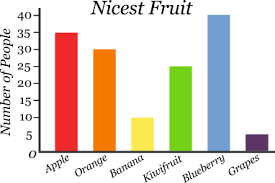
#> input picture data_test/bar_img_failed/real_bar_0.png, 275 x 183 px, found by its file name
$ jupyter execute axis_extr.ipynb   (shell and % lines are left out)
#> lines starting #> are read from the running program, lines starting #| are printed output that depends on the picture; after the words box and inside, x2 and y2 are one past the last pixel; in counts of white or black regions, pixels touching at a corner belong together; long printed decimals are rounded
[cell 1]
import numpy as np
import matplotlib.pyplot as plt
import matplotlib.cm as c_map

from skimage import io as skimgIO
from skimage.filters import (sobel, threshold_otsu)
from skimage.transform import (hough_line, hough_line_peaks,
                               probabilistic_hough_line, resize, rotate,
                               hough_circle, hough_circle_peaks)
from skimage.exposure import histogram
from skimage.feature import canny, corner_harris, corner_peaks, corner_subpix, hog
from skimage.color import (rgb2gray, label2rgb)
from skimage.measure import (label, regionprops)

[cell 2]
img_path = 'data_test/web_collected_test/real_bar/image/real_bar_0.png'
img_ori = skimgIO.imread(img_path)   #<class 'imageio.core.util.Array'>
#> img_ori is the input picture: shape (183, 275, 3); mean R, G, B 228.1, 217.8, 206.3
#plt.imshow(img_ori)
type(img_ori.dtype)

[cell 3]
img_gray = rgb2gray(img_ori)   #<class 'numpy.ndarray'>
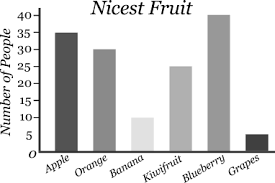
#> img_gray: shape (183, 275) float64; min 0, max 1, mean 0.859
print(type(img_gray), img_gray.dtype)
#| <class 'numpy.ndarray'> float64
plt.imshow(img_gray, cmap=c_map.gray)

[cell 4]
edge_sobel = sobel(img_gray)   # 滤波 边缘检测算子
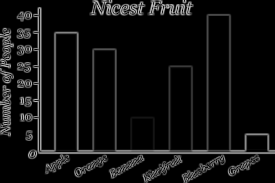
#> edge_sobel: shape (183, 275) float64; min 0, max 0.756, mean 0.063
print(type(edge_sobel), edge_sobel.dtype)
#| <class 'numpy.ndarray'> float64
plt.imshow(edge_sobel, cmap=c_map.gray)

[cell 5]
# 二值化
thresh = threshold_otsu(edge_sobel)
#> thresh = 0.202
print(thresh)
#| 0.2024
edge_binary = edge_sobel > thresh/3
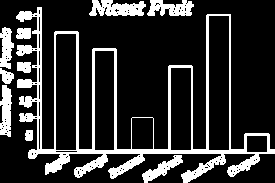
#> edge_binary: shape (183, 275) bool; 19.2% white; 10 white regions, largest, box (x1, y1, x2, y2) and area: (16, 7, 275, 183) 6742, (89, 0, 146, 16) 648, (147, 0, 194, 16) 502
print(edge_binary.dtype)
#| bool
plt.imshow(edge_binary, cmap=c_map.gray)

[cell 6]
PI = 3.1415926
# 基于概率的霍夫线性变换
l_size_rate = 0.52  #检测直线长度阈值比率：只检测(线长/图像尺寸)比例大于l_size_rate的直线
horizontal_lines = probabilistic_hough_line(edge_binary, threshold=int(edge_binary.shape[1]*l_size_rate),
                    line_length=int(edge_binary.shape[1]*l_size_rate),line_gap=3,
                    theta=np.asarray([PI/2]))
#> horizontal_lines = [((28, 152), (274, 152)), ((29, 150), (246, 150)), ((28, 153), (274, 153)), ((77, 151), (246, 151))]
vertical_lines = probabilistic_hough_line(edge_binary, threshold=int(edge_binary.shape[0]*l_size_rate),
                    line_length= int(edge_binary.shape[0]*l_size_rate),line_gap=3,
                    theta=np.asarray([0.0]))
#> vertical_lines = 23 items

horizontal_lines.sort(key = lambda line: line[0][1])
vertical_lines.sort(key = lambda line: line[0][0])
# remove repetition
thresh = 7
horizontal_lines_temp = horizontal_lines.copy()
#> horizontal_lines_temp = [((29, 150), (246, 150)), ((77, 151), (246, 151)), ((28, 152), (274, 152)), ((28, 153), (274, 153))]
for index in range(len(horizontal_lines)-1):
    cur_line = horizontal_lines[index]
    if cur_line not in horizontal_lines_temp:  # 避免之前的remove(next_line)操作造成的错误（避免二次剔除）
        continue

    next_line = horizontal_lines[index+1]
    if abs(cur_line[0][1]-next_line[0][1]) < thresh:
        if abs(cur_line[0][0]-cur_line[1][0]) > abs(next_line[0][0]-next_line[1][0]):
            horizontal_lines_temp.remove(next_line)
        else:
            horizontal_lines_temp.remove(cur_line)
#> this loop made 3 passes
#> (cur_line, next_line) on passes 1, 3: (((29, 150), (246, 150)), ((77, 151), (246, 151))), (((28, 152), (274, 152)), ((28, 153), (274, 153)))
#> after the loop, horizontal_lines_temp = [((29, 150), (246, 150)), ((28, 153), (274, 153))]

horizontal_lines = horizontal_lines_temp
#> horizontal_lines = [((29, 150), (246, 150)), ((28, 153), (274, 153))]

vertical_lines_temp  = vertical_lines.copy()
#> vertical_lines_temp = 23 items
for index in range(len(vertical_lines)-1):
    cur_line = vertical_lines[index]
    if cur_line not in vertical_lines_temp:
        continue

    next_line = vertical_lines[index+1]
    if abs(cur_line[0][0] - next_line[0][0]) < thresh:
        if abs(cur_line[0][1]-cur_line[1][1]) > abs(next_line[0][1]-next_line[1][1]):
            vertical_lines_temp.remove(next_line)
        else:
            vertical_lines_temp.remove(cur_line)
#> this loop made 22 passes
#> (cur_line, next_line) on passes 1, 2, 4, 6, 7, 8, 9, 10: (((3, 134), (3, 28)), ((4, 134), (4, 27))), (((4, 134), (4, 27)), ((6, 134), (6, 28))), (((37, 154), (37, 7)), ((38, 153), (38, 7))), (((40, 153), (40, 7)), ((41, 153), (41, 7))), (((41, 153), (41, 7)), ((54, 153), (54, 32))), (((54, 153), (54, 32)), ((55, 153), (55, 31))), (((55, 153), (55, 31)), ((76, 153), (76, 31))), (((76, 153), (76, 31)), ((77, 153), (77, 31)))
#> after the loop, vertical_lines_temp = [((4, 134), (4, 27)), ((37, 154), (37, 7)), ((41, 153), (41, 7)), ((55, 153), (55, 31)), ((77, 153), (77, 31)), ((94, 153), (94, 48)), ((115, 153), (115, 48)), ((208, 153), (208, 14)), ((230, 153), (230, 14))]

vertical_lines = vertical_lines_temp
#> vertical_lines has the same summary as vertical_lines_temp

#####

#### analyse result ####
print(len(vertical_lines),'vertical_lines detected')
#| 9 vertical_lines detected
print(vertical_lines)
#| [((4, 134), (4, 27)), ((37, 154), (37, 7)), ((41, 153), (41, 7)), ((55, 153), (55, 31)), ((77, 153), (77, 31)), ((94, 153), (94, 48)), ((115, 153), (115, 48)), ((208, 153), (208, 14)), ((230, 153), (230, 14))]
print(len(horizontal_lines),'horizontal_lines detected')
#| 2 horizontal_lines detected
print(horizontal_lines)
#| [((29, 150), (246, 150)), ((28, 153), (274, 153))]

fig, axes = plt.subplots(1, 2, sharey=True, figsize=(20, 20))
ax = axes.ravel()   # flatten axes object

#ax[0].imshow(img_gray, cmap=c_map.gray)
ax[0].imshow(edge_binary, cmap=c_map.gray)


for line in vertical_lines + horizontal_lines:
    p0, p1 = line
    ax[1].plot((p0[0], p1[0]), (p0[1], p1[1]))
#> this loop made 11 passes
#> (p0, p1) on passes 1 to 8: ((4, 134), (4, 27)), ((37, 154), (37, 7)), ((41, 153), (41, 7)), ((55, 153), (55, 31)), ((77, 153), (77, 31)), ((94, 153), (94, 48)), ((115, 153), (115, 48)), ((208, 153), (208, 14))

#ax[1].imshow(np.zeros_like(edge_binary), cmap = c_map.gray)
ax[1].imshow(edge_binary, cmap = c_map.gray)

ax[1].set_title('Probabilistic Hough line')
#plt.close(fig)
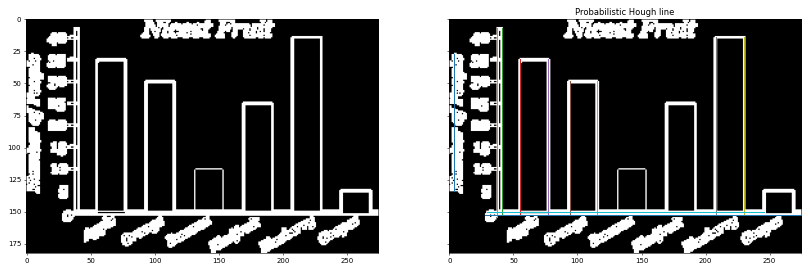
#> figure drawn by matplotlib, 2 panels

[cell 7]

#### line filter  ####
# first, filter the lines near by image boundaries and the lines crossing the whole image
high,width = edge_binary.shape
Off_bounding = 0.03    #距离图像边缘的距离阈值
Length_rate = 0.01
vertical_lines_filted1 = list(filter(lambda line: line[0][0] > Off_bounding*width
                                     and line[0][0] < width*(1-Off_bounding)
                                     and abs(line[0][1]-line[1][1])<=high*(1-Length_rate), vertical_lines))
#> vertical_lines_filted1 = [((37, 154), (37, 7)), ((41, 153), (41, 7)), ((55, 153), (55, 31)), ((77, 153), (77, 31)), ((94, 153), (94, 48)), ((115, 153), (115, 48)), ((208, 153), (208, 14)), ((230, 153), (230, 14))]

horizontal_lines_filted1 = list(filter(lambda line: line[0][1] > Off_bounding*high
                                       and line[0][1] < high*(1-Off_bounding)
                                       and abs(line[0][0]-line[1][0])<=width*(1-Length_rate),horizontal_lines))
#> horizontal_lines_filted1 = [((29, 150), (246, 150)), ((28, 153), (274, 153))]

fig, axes = plt.subplots(1, 2, sharey=True, figsize=(20, 20))
ax = axes.ravel()   # flatten axes object

ax[0].imshow(img_gray, cmap=c_map.gray)

for line in horizontal_lines_filted1 + vertical_lines_filted1:
    p0, p1 = line
    ax[1].plot((p0[0], p1[0]), (p0[1], p1[1]))
#> this loop made 10 passes
ax[1].imshow(np.zeros_like(edge_binary), cmap = c_map.gray)
ax[1].set_title('lines filter the lines near image boundaries')

print(high, width)
#| 183 275
print('after filter the lines near image boundaries')
print(len(vertical_lines_filted1),'vertical_lines')
#| 8 vertical_lines
print(vertical_lines_filted1)
#| [((37, 154), (37, 7)), ((41, 153), (41, 7)), ((55, 153), (55, 31)), ((77, 153), (77, 31)), ((94, 153), (94, 48)), ((115, 153), (115, 48)), ((208, 153), (208, 14)), ((230, 153), (230, 14))]
print(len(horizontal_lines_filted1), 'horizontal_lines')
#| 2 horizontal_lines
print(horizontal_lines_filted1)
#| [((29, 150), (246, 150)), ((28, 153), (274, 153))]
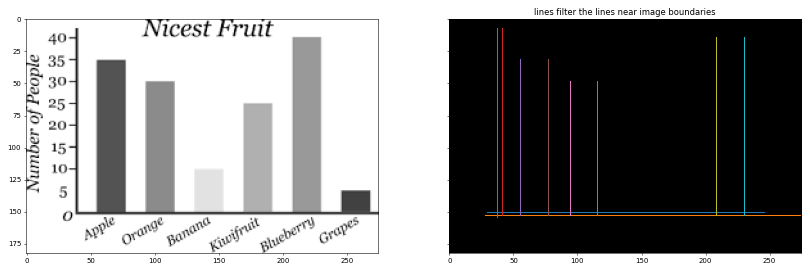
#> figure drawn by matplotlib, 2 panels

[cell 8]
# second, filter the shorter lines ,remanding the longer horizontal_lines and vertical_lines
vertical_lines_filted1_length = list(map(lambda line: abs(line[0][1]-line[1][1]), vertical_lines_filted1))
#> vertical_lines_filted1_length = [147, 146, 122, 122, 105, 105, 139, 139]
horizontal_lines_filted1_length = list(map(lambda line: abs(line[0][0]-line[1][0]), horizontal_lines_filted1))
#> horizontal_lines_filted1_length = [217, 246]

l_rate = 0.9
if len(vertical_lines_filted1) >= 2:
    vertical_lines_longest = max(vertical_lines_filted1_length)
#> vertical_lines_longest = 147
    vertical_lines_filted2 = list(filter(lambda line: abs(line[0][1]-line[1][1]) > vertical_lines_longest*l_rate,
                                         vertical_lines_filted1))
#> vertical_lines_filted2 = [((37, 154), (37, 7)), ((41, 153), (41, 7)), ((208, 153), (208, 14)), ((230, 153), (230, 14))]
else:
    vertical_lines_filted2 = vertical_lines_filted1

if len(horizontal_lines_filted1) >= 2:
    horizontal_lines_longest = max(horizontal_lines_filted1_length)
#> horizontal_lines_longest = 246
    horizontal_lines_filted2 = list(filter(lambda line: abs(line[0][0]-line[1][0]) > horizontal_lines_longest*l_rate,
                                           horizontal_lines_filted1))
#> horizontal_lines_filted2 = [((28, 153), (274, 153))]
else:
    horizontal_lines_filted2 = horizontal_lines_filted1


fig, axes = plt.subplots(1, 2, sharey=True, figsize=(20, 20))
ax = axes.ravel()   # flatten axes object

ax[0].imshow(img_gray, cmap=c_map.gray)

for line in horizontal_lines_filted2 + vertical_lines_filted2:
    p0, p1 = line
    ax[1].plot((p0[0], p1[0]), (p0[1], p1[1]))
#> this loop made 5 passes
#> (p0, p1) on passes 1 to 5: ((28, 153), (274, 153)), ((37, 154), (37, 7)), ((41, 153), (41, 7)), ((208, 153), (208, 14)), ((230, 153), (230, 14))
ax[1].imshow(np.zeros_like(edge_binary), cmap = c_map.gray)
ax[1].set_title('lines filter the shorter lines')

print(high, width)
#| 183 275
print('after filter the shorter lines ')
print(len(vertical_lines_filted2),'vertical_lines')
#| 4 vertical_lines
print(vertical_lines_filted2)
#| [((37, 154), (37, 7)), ((41, 153), (41, 7)), ((208, 153), (208, 14)), ((230, 153), (230, 14))]
print(len(horizontal_lines_filted2), 'horizontal_lines')
#| 1 horizontal_lines
print(horizontal_lines_filted2)
#| [((28, 153), (274, 153))]
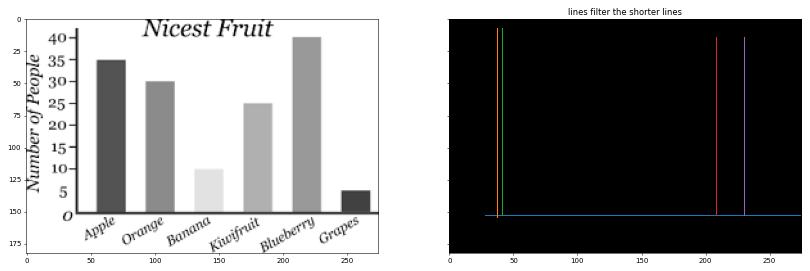
#> figure drawn by matplotlib, 2 panels

[cell 9]
## filter the long line (maybe the edge of long bar)
if horizontal_lines_filted2:
    # the longest horizontal line
    base_line = max(horizontal_lines_filted2, key = lambda line: abs(line[0][0]-line[1][0]))
#> base_line = ((28, 153), (274, 153))
    base_line_l = min(base_line[0][0], base_line[1][0])
#> base_line_l = 28
    base_line_r = max(base_line[0][0], base_line[1][0])
#> base_line_r = 274
    base_line_len = base_line_r - base_line_l
#> base_line_len = 246
    '''
    vertical_lines_filted3 = list(filter(lambda v_line: base_line_l<v_line[0][0]<base_line_l+base_line_len*1/8
                                        or base_line_r-base_line_len*1/8 < v_line[0][0] < base_line_r,
                                         vertical_lines_filted2))
    '''
    vertical_lines_filted3 = list(filter(lambda v_line: v_line[0][0]<base_line_l+base_line_len*1/7
                                        or base_line_r-base_line_len*1/7 < v_line[0][0],
                                         vertical_lines_filted2))
#> vertical_lines_filted3 = [((37, 154), (37, 7)), ((41, 153), (41, 7))]

if vertical_lines_filted2:
    base_line = max(vertical_lines_filted2, key = lambda line: abs(line[0][1]-line[1][1]))
#> base_line = ((37, 154), (37, 7))
    base_line_up = min(base_line[0][1], base_line[1][1])
#> base_line_up = 7
    base_line_dw = max(base_line[0][1], base_line[1][1])
#> base_line_dw = 154
    base_line_len = base_line_dw - base_line_up
#> base_line_len = 147
    '''
    horizontal_lines_filted3 = list(filter(lambda h_line: base_line_up<h_line[0][1]<base_line_up+base_line_len*1/8
                                          or base_line_dw - base_line_len*1/8 < h_line[0][1] < base_line_dw,
                                           horizontal_lines_filted2))

    '''
    horizontal_lines_filted3 = list(filter(lambda h_line: h_line[0][1]<base_line_up+base_line_len*1/6
                                          or base_line_dw - base_line_len*1/6 < h_line[0][1],
                                           horizontal_lines_filted2))
#> horizontal_lines_filted3 = [((28, 153), (274, 153))]


fig, axes = plt.subplots(1, 2, sharey=True, figsize=(20, 20))
ax = axes.ravel()   # flatten axes object

ax[0].imshow(img_gray, cmap=c_map.gray)

for line in horizontal_lines_filted3 + vertical_lines_filted3:
    p0, p1 = line
    ax[1].plot((p0[0], p1[0]), (p0[1], p1[1]))
#> this loop made 3 passes
ax[1].imshow(np.zeros_like(edge_binary), cmap = c_map.gray)
ax[1].set_title('lines filter the shorter lines')

print(high, width)
#| 183 275
print('after filter the mistake lines ')
print(len(vertical_lines_filted3),'vertical_lines')
#| 2 vertical_lines
print(vertical_lines_filted3)
#| [((37, 154), (37, 7)), ((41, 153), (41, 7))]
print(len(horizontal_lines_filted3), 'horizontal_lines')
#| 1 horizontal_lines
print(horizontal_lines_filted3)
#| [((28, 153), (274, 153))]

[cell 10]
# candidate

def standardization(line):
    p0, p1 = line
    min_x = min([p0[0], p1[0]])
    max_x = max([p0[0], p1[0]])
    min_y = min([p0[1], p1[1]])
    max_y = max([p0[1], p1[1]])
    return ((min_x,min_y),(max_x, max_y))

if len(vertical_lines_filted3)>=2:
    v_candidate = [vertical_lines_filted3[0], vertical_lines_filted3[-1]]
#> v_candidate = [((37, 154), (37, 7)), ((41, 153), (41, 7))]
else:
    v_candidate = vertical_lines_filted3
if len(horizontal_lines_filted3)>=2:
    h_candidate = [horizontal_lines_filted3[0], horizontal_lines_filted3[-1]]
else:
    h_candidate = horizontal_lines_filted3
#> h_candidate = [((28, 153), (274, 153))]

y_axis = []
if v_candidate:
    y_axis.append(v_candidate[0])
x_axis = []
if h_candidate:
    x_axis.append(h_candidate[-1])

axis = [standardization(line) for line in x_axis + y_axis]
#> axis = [((28, 153), (274, 153)), ((37, 7), (37, 154))]
axis_candidate = [standardization(line) for line in v_candidate + h_candidate]
#> axis_candidate = [((37, 7), (37, 154)), ((41, 7), (41, 153)), ((28, 153), (274, 153))]

print('final candidate ')
print(len(v_candidate),'vertical_lines')
#| 2 vertical_lines
print(v_candidate)
#| [((37, 154), (37, 7)), ((41, 153), (41, 7))]
print(len(h_candidate), 'horizontal_lines')
#| 1 horizontal_lines
print(h_candidate)
#| [((28, 153), (274, 153))]
print(axis_candidate)
#| [((37, 7), (37, 154)), ((41, 7), (41, 153)), ((28, 153), (274, 153))]

fig, axes = plt.subplots(1, 2, sharey=True, figsize=(20, 20))
ax = axes.ravel()   # flatten axes object

ax[0].imshow(img_gray, cmap=c_map.gray)

for line in axis_candidate:
    p0, p1 = line
    ax[1].plot((p0[0], p1[0]), (p0[1], p1[1]))
#> this loop made 3 passes
#> (p0, p1) on passes 1 to 3: ((37, 7), (37, 154)), ((41, 7), (41, 153)), ((28, 153), (274, 153))
ax[1].imshow(np.ones_like(edge_binary), cmap = c_map.gray)
ax[1].set_title('sobel filter and binary with axies candidate')


fig.tight_layout()
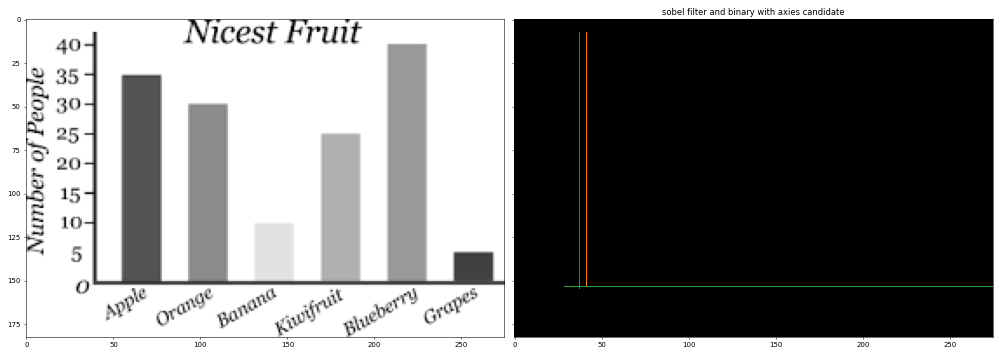
#> figure drawn by matplotlib, 2 panels

[cell 11]
import matplotlib.patches as mpatches

fig, axes = plt.subplots(1, 2, figsize=(16, 8))
ax = axes.ravel()   # flatten axes object

#for a in ax:
    #a.set_axis_off()

ax[0].imshow(img_ori)
ax[0].set_title('Input image')

ax[1].imshow(img_ori)
ax[1].set_title('axis candidate')

for axis_l in axis:
    x, y = axis_l[0]
    dx,dy = axis_l[1][0] - axis_l[0][0], axis_l[1][1] - axis_l[0][1]
    axis_patch = mpatches.Arrow(x, y, dx, dy, color='r')
    ax[1].add_patch(axis_patch)
#> this loop made 2 passes
#> (axis_l, x, y, dx, dy) on passes 1 to 2: (((28, 153), (274, 153)), 28, 153, 246, 0), (((37, 7), (37, 154)), 37, 7, 0, 147)

#plt.savefig("")
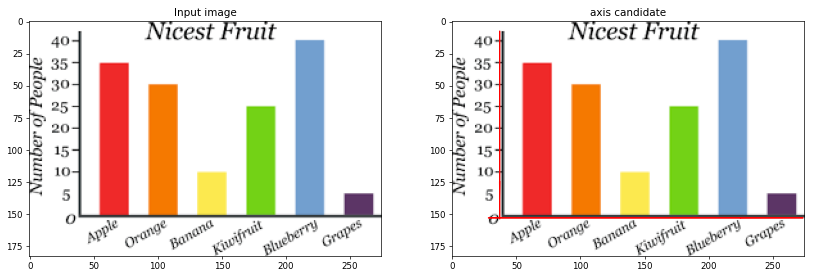
#> figure drawn by matplotlib, 2 panels
